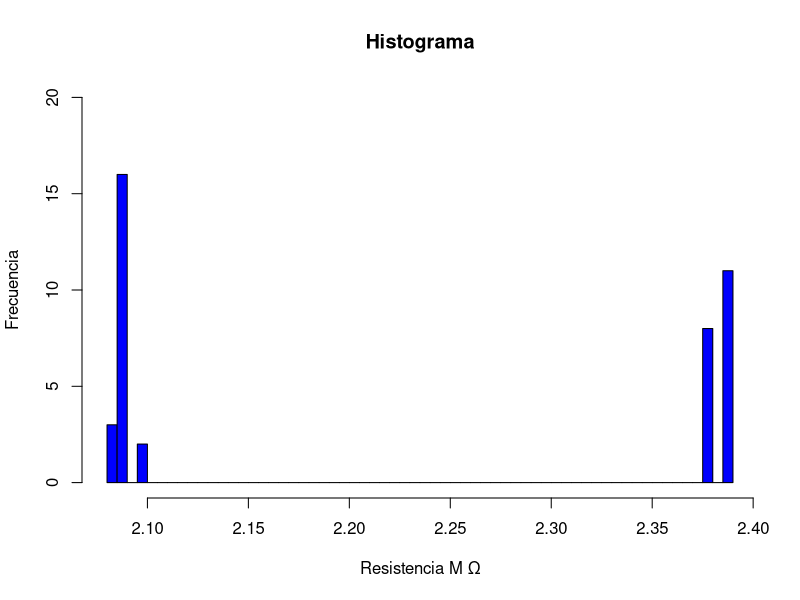

Reproduce this figure in R.
mediciones <- c(2.39, 2.39, 2.10, 2.38, 2.39, 2.39,
                2.38, 2.39, 2.38, 2.39, 2.39, 2.38,
                2.39, 2.38, 2.39, 2.38, 2.38, 2.39,
                2.38, 2.39, 2.09, 2.09, 2.08, 2.08,
                2.10, 2.09, 2.08, 2.09, 2.09, 2.09,
                2.09, 2.09, 2.09, 2.09, 2.09, 2.09,
                2.09, 2.09, 2.09, 2.09)
hist(mediciones, main = "Histograma", 
     xlab = "Resistencia M Ω", 
     ylab = "Frecuencia",
     col = "blue",
     ylim = c(0, 20),
     breaks = 60)
x_hat <- mean(mediciones)
x_sd <- sd(mediciones)

Z <- (x_hat-2.2)/(x_sd/sqrt(40))